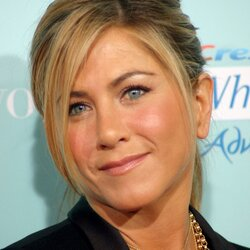
#> input picture data/first_mode_files/unknown1.jpg, 250 x 250 px, given as the content of the folder training_images, which was not available
$ jupyter execute first_mode.ipynb   (shell and % lines are left out)   (older library calls are emulated)   (text cells are left out)
#> lines starting #> are read from the running program, lines starting #| are printed output that depends on the picture; pictures that were not available may be replaced by others from this repository, and a replacement may not be noted
[cell 1]
import os
import numpy as np
from PIL import Image
import matplotlib.pyplot as plt

[cell 2]
DEFAULT_SIZE = [250, 250]

def read_images(image_path='training_images', default_size=DEFAULT_SIZE):
#> called with image_path = 'training_images'
    images = []
    labels = []
    directories = [image for image in os.listdir(image_path) if not image.startswith('.')]

    for image_dir in directories:
        img_path = os.path.join(image_path, image_dir)
        image_names = [image for image in os.listdir(img_path) if not image.startswith('.')]

        for image_name in image_names:
            image = Image.open (os.path.join(img_path, image_name))
#> image is the input picture: PIL image 250x250 RGB; mean R, G, B 163.1, 144.1, 121.5
            image = image.convert ("L") # convert to greyscale
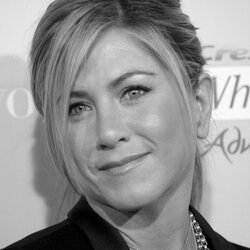
#> image: PIL image 250x250 L; min 0, max 254, mean 147.2

            # resize if needed
            if (default_size is not None):
              image = image.resize(default_size , Image.ANTIALIAS)

            images.append(np.asarray(image , dtype =np. uint8))
            labels.append(image_dir)

    return [images, labels]

[cell 3]
def as_row_matrix(img):
    # empty case
    if len(img) == 0:
        return np.array([])
    # create empty matrix
    result_matrix = np.empty((0, img[0].size), dtype = img[0].dtype)
    # fill the matrix
    for row in img:
        result_matrix = np.vstack((result_matrix , np.asarray(row).reshape(1, -1)))

    return result_matrix

[cell 4]
[images, labels] = read_images()
#> images = 1 item; labels = ['unknown1.jpg']
average_matrix = np.reshape(as_row_matrix(images).mean(axis=0), images[0].shape)
#> the loop in as_row_matrix, `for row in img:` made 1 pass
#> the loop in as_row_matrix (call 2), `for row in img:` made 1 pass
plt.imshow(average_matrix, cmap=plt.cm.gray)
plt.title("Average (Mean) Face")
plt.show()

[cell 5]
def components(eigenvalues, variance=.95):
    for num_components, eig_val_cs in enumerate(np.cumsum(eigenvalues) / np.sum(eigenvalues)):
        if eig_val_cs > variance:
            return num_components

def pca(images, labels, numcomponents=0):
#> called with images = array of shape (1, 62500), numcomponents = 0
    [numrows, numcols] = images.shape
#> numrows = 1; numcols = 62500

    if (numcomponents <= 0) or (numcomponents > numrows):
        numcomponents = numrows
#> numcomponents = 1
        mu = images.mean(axis=0)
        images = images - mu

    if numrows > numcols:
        covariance_matrix = np.dot(images.T, images)
        [eigenvalues, eigenvectors] = np.linalg.eigh(covariance_matrix)
    else :
        covariance_matrix = np.dot (images, images.T)
#> covariance_matrix = [0]
        [eigenvalues, eigenvectors] = np.linalg.eigh(covariance_matrix)
#> eigenvalues = [0]; eigenvectors = [1]
        eigenvectors = np.dot(images.T, eigenvectors)
        for i in range (numrows):
            eigenvectors [:,i] = eigenvectors [:,i]/ np.linalg.norm( eigenvectors [:,i])

    # sort eigenvectors descending by their eigenvalue
    idx = np.argsort(-eigenvalues)
#> idx = [0]
    eigenvalues = eigenvalues[idx]
    eigenvectors = eigenvectors[:, idx]
    num_components = components(eigenvalues)
#> the loop in components, `for num_components, eig_val_cs in enumerate(np.cumsum(eigenvalues) / n..` made 1 pass

    # select only num_components
    eigenvalues = eigenvalues[0: num_components].copy()
    eigenvectors = eigenvectors [:, 0:num_components].copy()
    return [eigenvalues, eigenvectors, mu]

[eigenvalues, eigenvectors, mean] = pca(as_row_matrix(images), labels)
#> eigenvalues = [0]

[cell 6]
def subplot(title, images, rows, cols, sptitles=[], colormap=plt.cm.gray, figsize=(7, 7)):
    fig = plt.figure(figsize = figsize)

    fig.text(.5, .95, title, horizontalalignment ="center")
    for i in range (len(images)):
        ax0 = fig.add_subplot(rows, cols, (i + 1))
        plt.setp(ax0.get_xticklabels(), visible=False)
        plt.setp(ax0.get_yticklabels(), visible=False)

        if len(sptitles) == len(images):
            plt.title(f'{str(sptitles[i])}')
        else:
            plt.title(f'{i+1}')

        plt.imshow(np.asarray(images[i]) , cmap = colormap)
    plt.show()

eigenfaces = []
minimum = eigenvectors.shape[1]
#> minimum = 1
for i in range (min(minimum, 9)):
    eface = eigenvectors[:,i].reshape(images[0].shape)
    eigenfaces.append(np.asarray(eface))
#> after the loop, eigenfaces = 1 item

subplot(title ="Eigenfaces", images=eigenfaces, rows=3, cols=3, colormap=plt.cm.gray)
#> the loop in subplot, `for i in range (len(images)):` made 1 pass

[cell 7]
def project(subspace, images, mu):
    return np.dot(images - mu, subspace)

[cell 8]
def dist_metric(p,q):
    p = np.asarray(p).flatten()
    q = np.asarray(q).flatten()
    return np.sqrt(np.sum(np.power((p-q), 2)))

def predict (W, mu , projections, y, X):
    minDist = float("inf")
    minClass = -1
    Q = project (W, X.reshape(1 , -1), mu)
    for i in range (len(projections)):
        dist = dist_metric(projections[i], Q)
        if dist < minDist:
            minDist = dist
            minClass = i
    return minClass

projections = []
for xi in images:
    projections.append(project(eigenvectors, xi.reshape(1 , -1) , mean))
#> this loop made 1 pass
#> after the loop, projections = [[nan]]

[cell 9]
for img in ['unknown1.jpg', 'unknown2.jpg', 'unknown3.jpg']:
  image = Image.open(img)
  image = image.convert ("L")

  if (DEFAULT_SIZE is not None ):
    image = image.resize (DEFAULT_SIZE , Image.ANTIALIAS )
  test_image = np. asarray (image , dtype =np. uint8 )
  predicted = predict(eigenvectors, mean , projections, labels, test_image)
#> in predict, `Q = project (W, X.reshape(1 , -1), mu)`: Q = [nan]
#> the loop in predict, `for i in range (len(projections)):` made 1 pass
#> after the loop in predict, `for i in range (len(projections)):`: minClass = -1; minDist = inf
#> predicted = -1

  if labels[predicted] == 'Your_Photo':
    subplot(title ="Prediction", images =[test_image, images[predicted]], rows =1, cols =2, sptitles = ["Unknown", f"Prediction: It's you!"] , colormap=plt.cm.gray, figsize = (5,2.7))
    print('---')
    print('Seems like we guessed your photo :)')
    print('Are we right? :)')
    print('---')
#> pass 2 of the loop `for img in ['unknown1.jpg', 'unknown2.jpg', 'unknown3.jpg']:`:
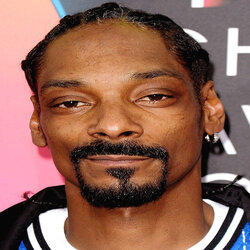
#> input picture data/first_mode_files/unknown2.jpg, 250 x 250 px, found by its file name
#> image is the input picture: PIL image 250x250 RGB; mean R, G, B 144.2, 100.4, 86
#> `image = image.convert ("L")`:
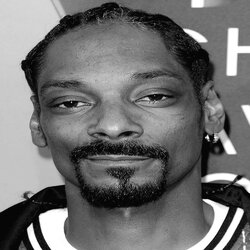
#> image: PIL image 250x250 L; min 0, max 255, mean 111.9
#> the loop in predict (call 2), `for i in range (len(projections)):` made 1 pass
#> pass 3 of the loop `for img in ['unknown1.jpg', 'unknown2.jpg', 'unknown3.jpg']:`:
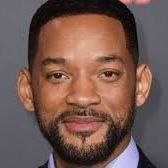
#> input picture data/first_mode_files/unknown3.jpg, 168 x 168 px, found by its file name
#> image is the input picture: PIL image 168x168 RGB; mean R, G, B 115.3, 88.1, 80.6
#> `image = image.convert ("L")`:
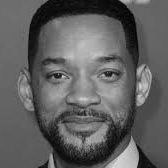
#> image: PIL image 168x168 L; min 1, max 231, mean 95.4
